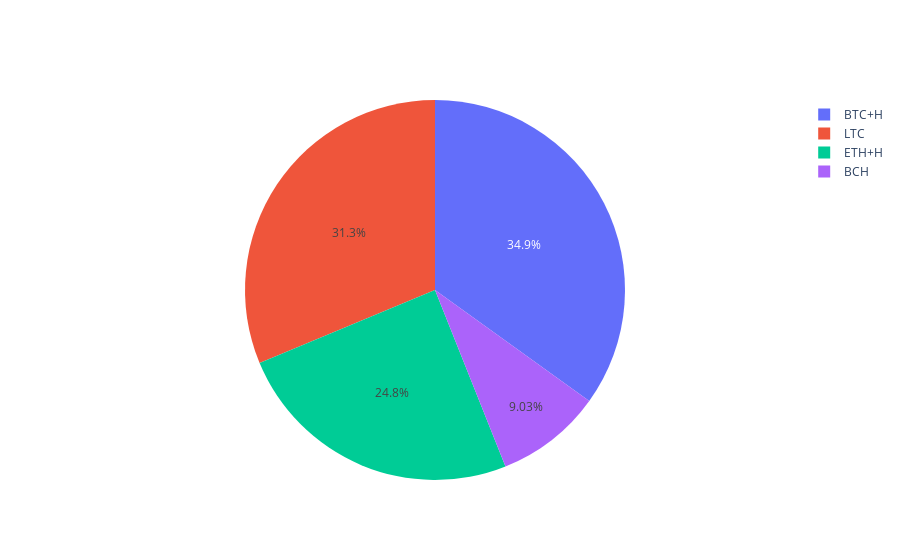

The code cell stored with this chart in its notebook:
### Code cell
labels = ['BTC+H','ETH+H','LTC','BCH']
values = [0.34922625 , 0.24767841, 0.31281097, 0.09028436]

fig = go.Figure(data=[go.Pie(labels=labels, values=values)])
fig.show()

### Figure 1 — Plotly figure (JSON) as saved in the notebook; plotly's stock layout.template omitted (floating-point values rounded to 4 significant figures)
{"data": [{"labels": ["BTC+H", "ETH+H", "LTC", "BCH"], "type": "pie", "values": [0.3492, 0.2477, 0.3128, 0.09028]}], "layout": {}}
